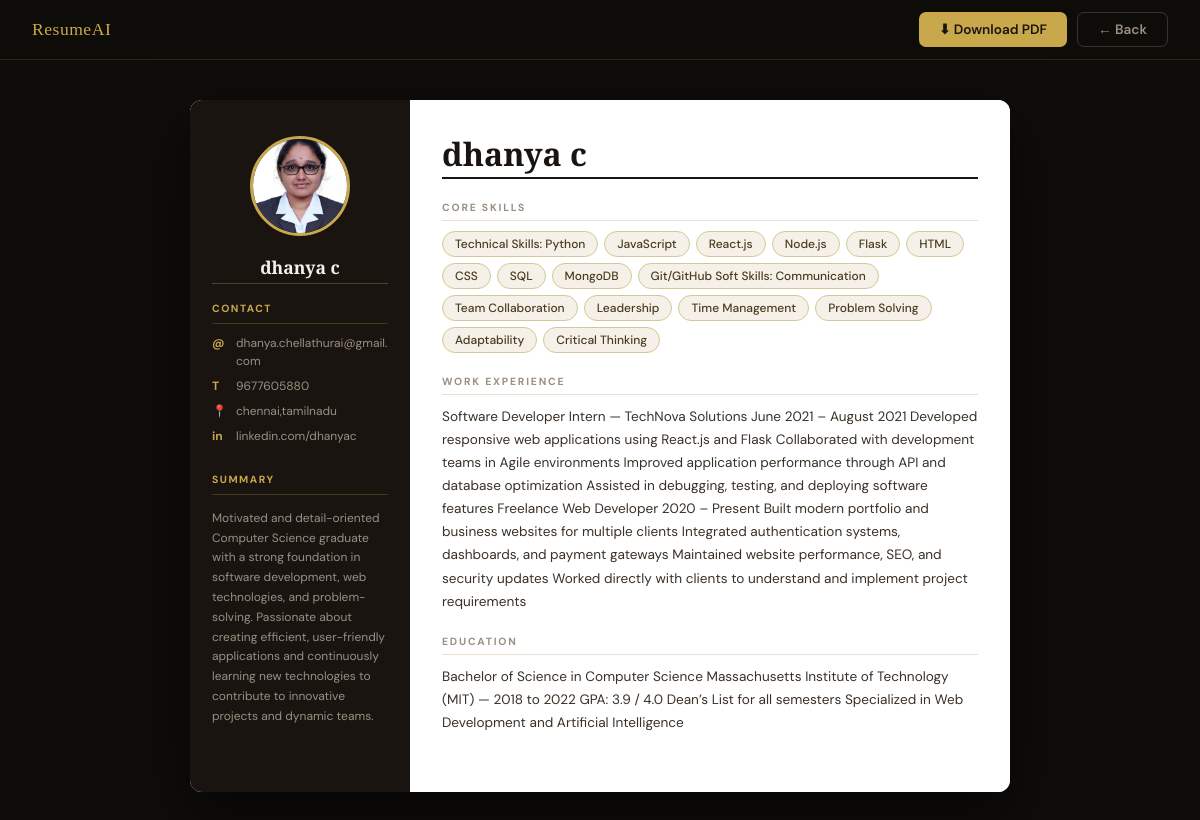
/preview/1 (signed in), run on the app's committed database.
### tables this page shows
CREATE TABLE resume_versions (
        id             INTEGER PRIMARY KEY AUTOINCREMENT,
        user_email     TEXT,
        name           TEXT,
        email          TEXT,
        phone          TEXT,
        linkedin       TEXT,
        location       TEXT,
        objective      TEXT,
        skills         TEXT,
        education      TEXT,
        experience     TEXT,
        photo          TEXT,
        template       TEXT,
        version_number INTEGER,
        score          INTEGER,
        label          TEXT,
        is_autosave    INTEGER DEFAULT 0,
        created_at     DATETIME DEFAULT CURRENT_TIMESTAMP
    );

### app.py (the view)
@app.route('/preview/<int:id>')
@login_required
def preview(id):
    conn = get_db()
    r = conn.execute("SELECT * FROM resume_versions WHERE id=?", (id,)).fetchone()
    conn.close()
    if not r: return redirect("/versions")
    r = dict(r)
    return render_template("preview.html", resume=r, rank=get_rank(r["score"]))

### app.py (called while the page is built)
def get_db():
    conn = sqlite3.connect("database.db")
    conn.row_factory = sqlite3.Row
    return conn

def get_rank(score):
    if score >= 90: return "Excellent"
    if score >= 70: return "Good"
    if score >= 50: return "Average"
    return "Poor"

def login_required(f):
    from functools import wraps
    @wraps(f)
    def decorated(*args, **kwargs):
        if "user" not in session: return redirect("/login")
        return f(*args, **kwargs)
    return decorated

### templates/preview.html (shortened to what this page needs)
<!DOCTYPE html>
<html lang="en">
<head>
</head>
<body>
<div class="topbar">
    <span class="topbar-brand">ResumeAI</span>
    <div class="topbar-actions">
        <a href="/pdf/{{ resume['id'] }}" class="btn btn-gold" id="downloadBtn">
            ⬇ Download PDF
        </a>
        <a href="/versions" class="btn btn-ghost">← Back</a>
    </div>
</div>
<div class="page">
    <div class="resume-card">
        <div class="sidebar">
            <div class="photo-wrap">
                {% if resume['photo'] and resume['photo'] != 'noimage.png' %}
                    <img src="/static/uploads/{{ resume['photo'] }}" alt="Profile Photo">
                {% else %}
                    <div class="photo-placeholder">👤</div>
                {% endif %}
            </div>
            <div class="sb-name">{{ resume['name'] }}</div>
            <hr class="sb-rule">
            <div class="sb-section-title">Contact</div>
            <hr class="sb-section-rule">
            {% if resume['email'] %}
            <div class="contact-item">
                <span class="contact-icon">@</span>
                <span class="contact-val">{{ resume['email'] }}</span>
            </div>
            {% endif %}
            {% if resume['phone'] %}
            <div class="contact-item">
                <span class="contact-icon">T</span>
                <span class="contact-val">{{ resume['phone'] }}</span>
            </div>
            {% endif %}
            {% if resume['location'] %}
            <div class="contact-item">
                <span class="contact-icon">📍</span>
                <span class="contact-val">{{ resume['location'] }}</span>
            </div>
            {% endif %}
            {% if resume['linkedin'] %}
            <div class="contact-item">
                <span class="contact-icon">in</span>
                <span class="contact-val">{{ resume['linkedin'] }}</span>
            </div>
            {% endif %}
            {% if resume['objective'] %}
            <br>
            <div class="sb-section-title">Summary</div>
            <hr class="sb-section-rule">
            <p class="sb-summary">{{ resume['objective'] }}</p>
            {% endif %}
        </div>
        <div class="main-col">
            <div class="main-name">{{ resume['name'] }}</div>
            <hr class="main-rule">
            {% if resume['skills'] %}
            <div class="section">
                <div class="section-title">Core Skills</div>
                <hr class="section-rule">
                <div class="skills-wrap">
                    {% for skill in resume['skills'].split(',') %}
                        {% set s = skill.strip() %}
                        {% if s %}
                            <span class="skill-chip">{{ s }}</span>
                        {% endif %}
                    {% endfor %}
                </div>
            </div>
            {% endif %}
            {% if resume['experience'] %}
            <div class="section">
                <div class="section-title">Work Experience</div>
                <hr class="section-rule">
                <p class="section-text">{{ resume['experience'] }}</p>
            </div>
            {% endif %}
            {% if resume['education'] %}
            <div class="section">
                <div class="section-title">Education</div>
                <hr class="section-rule">
                <p class="section-text">{{ resume['education'] }}</p>
            </div>
            {% endif %}
        </div>
    </div>
</div>
</body>
</html>

### templates/preview.html (style rules this page uses)
*, *::before, *::after { box-sizing: border-box; margin: 0; padding: 0; }
body { background: #0f0d0a; font-family: 'DM Sans', sans-serif; color: #f5f0e8; min-height: 100vh; }
.topbar { position: sticky; top: 0; z-index: 100; background: rgba(15,13,10,0.85); backdrop-filter: blur(16px); border-bottom: 1px solid rgba(201,168,76,0.15); display: flex; align-items: center; justify-content: space-between; padding: 0 32px; height: 60px; }
.topbar-brand { font-family: 'Playfair Display', serif; font-size: 1.1rem; color: #c9a84c; letter-spacing: 0.5px; }
.topbar-actions { display: flex; gap: 10px; }
.btn { display: inline-flex; align-items: center; gap: 7px; padding: 8px 20px; border-radius: 7px; font-family: 'DM Sans', sans-serif; font-size: 0.85rem; font-weight: 600; text-decoration: none; border: none; cursor: pointer; transition: all 0.2s ease; }
.btn-gold { background: #c9a84c; color: #1a1410; }
.btn-ghost { background: transparent; color: #9a8f82; border: 1px solid rgba(154,143,130,0.3); }
.page { max-width: 860px; margin: 40px auto; padding: 0 20px 60px; }
.resume-card { background: #fff; color: #1a1410; border-radius: 12px; overflow: hidden; box-shadow: 0 24px 64px rgba(0,0,0,0.6); display: grid; grid-template-columns: 220px 1fr; min-height: 640px; }
.sidebar { background: #1a1410; color: #f5f0e8; padding: 36px 22px; display: flex; flex-direction: column; gap: 0; }
.photo-wrap { display: flex; justify-content: center; margin-bottom: 20px; }
.photo-wrap img, .photo-placeholder { width: 100px; height: 100px; border-radius: 50%; object-fit: cover; border: 3px solid #c9a84c; }
.sb-name { font-family: 'Playfair Display', serif; font-size: 1.1rem; font-weight: 700; text-align: center; color: #f5f0e8; margin-bottom: 4px; line-height: 1.3; }
.sb-rule { border: none; border-top: 1px solid rgba(201,168,76,0.3); margin: 0 0 18px; }
.sb-section-title { font-size: 0.65rem; font-weight: 700; letter-spacing: 1.5px; color: #c9a84c; text-transform: uppercase; margin-bottom: 8px; }
.sb-section-rule { border: none; border-top: 0.5px solid rgba(201,168,76,0.25); margin: 0 0 10px; }
.contact-item { display: flex; gap: 8px; margin-bottom: 7px; align-items: flex-start; }
.contact-icon { color: #c9a84c; font-weight: 700; font-size: 0.75rem; min-width: 16px; padding-top: 1px; }
.contact-val { font-size: 0.75rem; color: #9a8f82; line-height: 1.5; word-break: break-all; }
.sb-summary { font-size: 0.75rem; color: #9a8f82; line-height: 1.65; margin-top: 4px; }
.main-col { padding: 36px 32px; background: #fff; }
.main-name { font-family: 'Playfair Display', serif; font-size: 2rem; font-weight: 900; color: #1a1410; line-height: 1.15; margin-bottom: 4px; }
.main-rule { border: none; border-top: 2px solid #1a1410; margin-bottom: 22px; }
.section { margin-bottom: 22px; }
.section-title { font-size: 0.65rem; font-weight: 700; letter-spacing: 1.8px; color: #9a8f82; text-transform: uppercase; margin-bottom: 6px; }
.section-rule { border: none; border-top: 0.5px solid #e8e0d0; margin-bottom: 10px; }
.section-text { font-size: 0.85rem; color: #3a3028; line-height: 1.7; }
.skills-wrap { display: flex; flex-wrap: wrap; gap: 6px; margin-top: 4px; }
.skill-chip { background: #f5f0e8; border: 1px solid #d4c89a; color: #4a3c20; font-size: 0.75rem; font-weight: 500; padding: 4px 12px; border-radius: 20px; }

### data on the page
resume_versions: photo (picture), name "dhanya c", email "dhanya.chellathurai@gmail.com", phone "9677605880", location "chennai,tamilnadu", linkedin "linkedin.com/dhanyac", objective "Motivated and detail-oriented Computer Science graduate with a strong foundation in software development, web technologies, and problem-solving. Passionate about creating efficient, user-friendly applications and continuously learning new technologies to contribute to innovative projects and dynamic teams.", experience "Software Developer Intern — TechNova Solutions June 2021 – August 2021 Developed responsive web applications using React.js and Flask Collaborated with development teams in Agile environments Improved application performance through API and database optimization Assisted in debugging, testing, and deploying software features Freelance Web Developer 2020 – Present Built modern portfolio and business websites for multiple clients Integrated authentication systems, dashboards, and payment gateways Maintained website performance, SEO, and security updates Worked directly with clients to understand and implement project requirements", education "Bachelor of Science in Computer Science Massachusetts Institute of Technology (MIT) — 2018 to 2022 GPA: 3.9 / 4.0 Dean’s List for all semesters Specialized in Web Development and Artificial Intelligence"

### other printed values
{{ s }} "Technical Skills: Python" "JavaScript" "React.js" "Node.js" "Flask" "HTML" "CSS" "SQL" "MongoDB" "Git/GitHub Soft Skills: Communication" "Team Collaboration" "Leadership" "Time Management" "Problem Solving" "Adaptability" "Critical Thinking"
